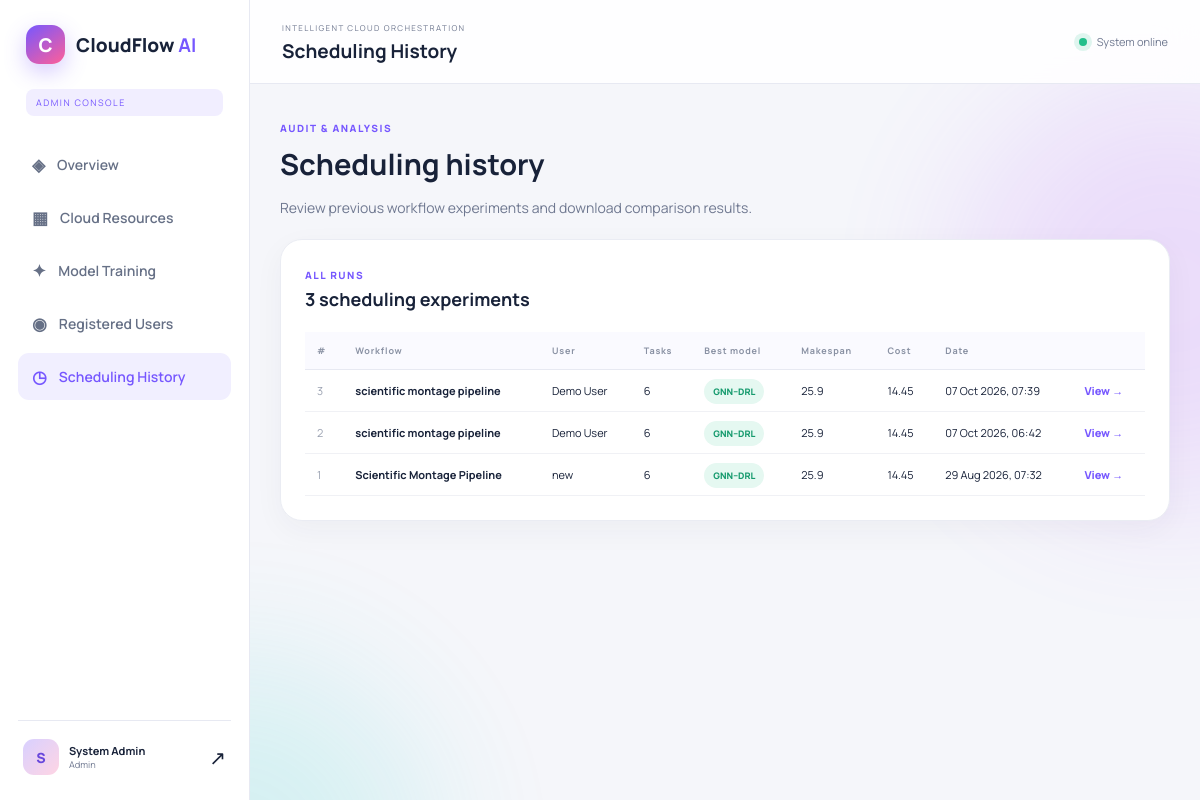
The page /history (signed in) on the database its author committed.
### app.py (models this page shows)
class ScheduleRun(db.Model):
    id = db.Column(db.Integer, primary_key=True)
    workflow_id = db.Column(db.Integer, db.ForeignKey("workflow.id"), nullable=False)
    user_id = db.Column(db.Integer, db.ForeignKey("user.id"), nullable=False)
    result_json = db.Column(db.Text, nullable=False)
    best_algorithm = db.Column(db.String(40), nullable=False)
    created_at = db.Column(db.DateTime, default=datetime.utcnow)
    workflow = db.relationship("Workflow", backref="runs")
    user = db.relationship("User", backref="schedule_runs")
    @property
    def result(self):
        return json.loads(self.result_json)

class Workflow(db.Model):
    id = db.Column(db.Integer, primary_key=True)
    user_id = db.Column(db.Integer, db.ForeignKey("user.id"), nullable=False)
    name = db.Column(db.String(120), nullable=False)
    description = db.Column(db.Text, default="")
    deadline = db.Column(db.Float, default=100)
    budget = db.Column(db.Float, default=100)
    objective = db.Column(db.String(30), default="balanced")
    tasks_json = db.Column(db.Text, nullable=False)
    created_at = db.Column(db.DateTime, default=datetime.utcnow)
    owner = db.relationship("User", backref="workflows")
    @property
    def tasks(self):
        return json.loads(self.tasks_json)

class User(db.Model):
    id = db.Column(db.Integer, primary_key=True)
    name = db.Column(db.String(100), nullable=False)
    email = db.Column(db.String(150), unique=True, nullable=False)
    password_hash = db.Column(db.String(255), nullable=False)
    role = db.Column(db.String(20), default="user", nullable=False)
    active = db.Column(db.Boolean, default=True, nullable=False)
    created_at = db.Column(db.DateTime, default=datetime.utcnow)

### app.py (the view)
    @app.route("/history")
    @login_required
    def history():
        uid = session["user_id"]
        query = ScheduleRun.query if session.get("role") == "admin" else ScheduleRun.query.filter_by(user_id=uid)
        return render_template("history.html", runs=query.order_by(ScheduleRun.created_at.desc()).all())

### templates/history.html (shortened to what this page needs)
{% extends 'base.html' %}
{% block page_title %}Scheduling History{% endblock %}
{% block content %}
<section class="page-intro"><div><small>AUDIT & ANALYSIS</small><h1>Scheduling history</h1><p>Review previous workflow experiments and download comparison results.</p></div></section>
<section class="panel"><div class="panel-head"><div><small>ALL RUNS</small><h3>{{ runs|length }} scheduling experiments</h3></div></div>{% if runs %}<div class="table-wrap"><table><thead><tr><th>#</th><th>Workflow</th>{% if session.role == 'admin' %}<th>User</th>{% endif %}<th>Tasks</th><th>Best model</th><th>Makespan</th><th>Cost</th><th>Date</th><th></th></tr></thead><tbody>{% for run in runs %}<tr><td class="muted">{{ run.id }}</td><td><b>{{ run.workflow.name }}</b></td>{% if session.role == 'admin' %}<td>{{ run.user.name }}</td>{% endif %}<td>{{ run.workflow.tasks|length }}</td><td><span class="badge success">GNN–DRL</span></td><td>{{ run.result.algorithms.proposed.metrics.makespan }}</td><td>{{ run.result.algorithms.proposed.metrics.total_cost }}</td><td>{{ run.created_at.strftime('%d %b %Y, %H:%M') }}</td><td><a class="row-link" href="{{ url_for('schedule_result', run_id=run.id) }}">View →</a></td></tr>{% endfor %}</tbody></table></div>{% else %}<div class="empty-state"><span>◷</span><h3>No scheduling history</h3><p>Completed workflow runs will appear here.</p></div>{% endif %}</section>
{% endblock %}

### static/css/style.css (style rules this page uses)
:root { --ink:#182239;--muted:#6f7890;--line:#e7e9f2;--paper:#fff;--bg:#f7f8fc;--purple:#7657ff;--purple2:#a44dff;--blue:#1a9bff;--cyan:#36d5d0;--green:#23bf8b;--orange:#ff9364;--pink:#ff5f98;--shadow:0 18px 50px rgba(38,42,75,.10);--radius:22px }
* { box-sizing:border-box }
html { scroll-behavior:smooth }
body { margin:0;color:var(--ink);font-family:Manrope,Segoe UI,sans-serif;background:var(--bg);font-size:14px }
a { text-decoration:none;color:inherit }
.section-heading small,.page-intro small,.welcome-card small,.admin-hero small,.training-hero small,.result-banner small,.panel-head small,.step-head small,.detail-hero small { color:var(--purple);font-weight:800;letter-spacing:1.5px;font-size:10px }
.app-body { background:#f5f6fa }
.panel { background:#fff;border:1px solid #eaecf3;border-radius:var(--radius);padding:24px;margin-bottom:20px;box-shadow:0 9px 30px rgba(45,48,77,.045) }
.panel-head { display:flex;align-items:center;justify-content:space-between;margin-bottom:21px }
.panel-head h3 { margin:4px 0 0;font-size:18px }
.text-link,.row-link { color:var(--purple);font-size:11px;font-weight:800 }
.badge,.mini-tag { font-size:9px;font-weight:800;background:#f1efff;color:var(--purple);padding:6px 9px;border-radius:20px }
.badge.success,.best-chip { background:#e5f8f1;color:#159a6d }
.table-wrap { overflow:auto }
table { width:100%;border-collapse:collapse;white-space:nowrap }
th { text-align:left;font-size:9px;letter-spacing:.8px;color:#8991a3;background:#fafaff;padding:12px;border-bottom:1px solid var(--line) }
td { padding:13px 12px;border-bottom:1px solid #f0f1f5;font-size:11px }
.detail-hero h1,.page-intro h1,.training-hero h1 { font-size:29px;margin:8px 0 }
.detail-hero p,.page-intro p,.training-hero p { color:var(--muted) }
.muted { color:#9aa1b1 }
.page-intro { margin:3px 0 22px }

### rows shown on the page
ScheduleRun: id "3", workflow.name "scientific montage pipeline", user.name "Demo User", workflow.tasks|length "6", result.algorithms.proposed.metrics.makespan "25.9", result.algorithms.proposed.metrics.total_cost "14.45", created_at "07 Oct 2026, 07:39"
ScheduleRun: id "2", workflow.name "scientific montage pipeline", user.name "Demo User", workflow.tasks|length "6", result.algorithms.proposed.metrics.makespan "25.9", result.algorithms.proposed.metrics.total_cost "14.45", created_at "07 Oct 2026, 06:42"
ScheduleRun: id "1", workflow.name "Scientific Montage Pipeline", user.name "new", workflow.tasks|length "6", result.algorithms.proposed.metrics.makespan "25.9", result.algorithms.proposed.metrics.total_cost "14.45", created_at "29 Aug 2026, 07:32"

### other values the page prints
{{ session.get('role', 'user')|upper }} "ADMIN"
{{ session.get('name','U')[0] }} "S"
{{ session.get('name') }} "System Admin"
{{ session.get('role')|title }} "Admin"
{{ runs|length }} "3"
